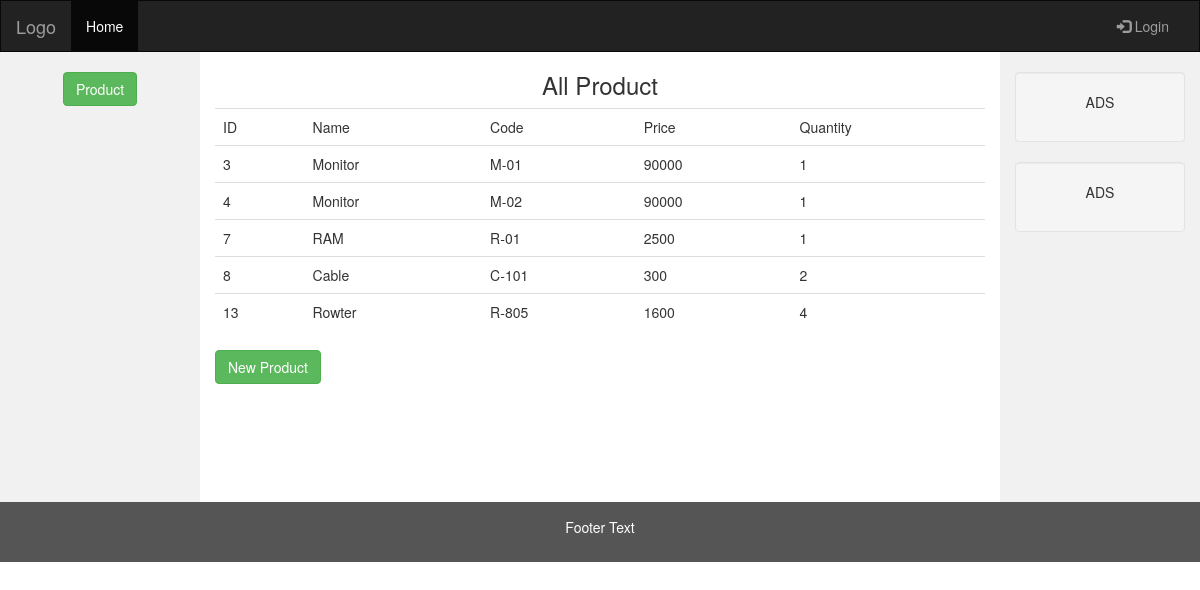
The app's page /product_insertAndRead/product.php with its own data.
### tables this page shows
CREATE TABLE `product_info` (
  `id` int(11) NOT NULL,
  `product_name` varchar(100) DEFAULT NULL,
  `product_code` varchar(50) DEFAULT NULL,
  `product_price` varchar(30) DEFAULT NULL,
  `producr_quantity` varchar(5) DEFAULT NULL
);

### product_insertAndRead/product.php (the view)
<?php include('includes/header.php')?>
<body>
<?php include('includes/nav.php')?>
  <div class="container-fluid text-center">
    <div class="row content">
      <?php include('includes/leftSide.php')?>
      <div class="col-sm-8 text-left">
        <h3 class="text-center">All Product</h3>
        <table class="table table-borderd">
          <tr>
            <td>ID</td>
            <td>Name</td>
            <td>Code</td>
            <td>Price</td>
            <td>Quantity</td>
          </tr>
          <?php
          require_once ('db_config.php');
          $sql = "SELECT * FROM product_info";
          $data = $db->query($sql);
          while($row = $data->fetch_assoc()){
            ?>
             <tr>
                <td><?php echo $row['id'] ?></td>
                <td><?php echo $row['product_name']?></td>
                <td><?php echo $row['product_code']?></td>
                <td><?php echo $row['product_price']?></td>
                <td><?php echo $row['producr_quantity']?></td>
             </tr>
          <?php  } ?>
        </table>
        <a href="product_new.php" class="btn btn-success">New Product</a>
      </div>
      <?php include('includes/rightsideber.php')?>
    </div>
  </div>
  <?php include('includes/footer.php')?>
</body>
</html>

### product_insertAndRead/includes/header.php (shortened to what this page needs)
<!DOCTYPE html>
<html lang="en">
<head>
  <link rel="stylesheet" href="assets/css/bootstrap.min.css">
  <link rel="stylesheet" href="assets/css/style.css"/>
</head>

### product_insertAndRead/includes/nav.php (shortened to what this page needs)
<nav class="navbar navbar-inverse">
    <div class="container-fluid">
        <div class="navbar-header">
            <a class="navbar-brand" href="#">Logo</a>
        </div>
        <div class="collapse navbar-collapse" id="myNavbar">
            <ul class="nav navbar-nav">
                <li class="active"><a href="index.php">Home</a></li>
            </ul>
            <ul class="nav navbar-nav navbar-right">
                <li><a href="#"><span class="glyphicon glyphicon-log-in"></span> Login</a></li>
            </ul>
        </div>
    </div>
</nav>

### product_insertAndRead/includes/leftSide.php
<div class="col-sm-2 sidenav">
    <p><a href="product.php" class="btn btn-success">Product</a></p>
</div>

### product_insertAndRead/includes/rightsideber.php
<div class="col-sm-2 sidenav">
    <div class="well">
        <p>ADS</p>
    </div>
    <div class="well">
        <p>ADS</p>
    </div>
</div>

### product_insertAndRead/includes/footer.php
<footer class="container-fluid text-center">
    <p>Footer Text</p>
</footer>

### product_insertAndRead/assets/css/style.css (style rules this page uses)
.navbar { margin-bottom: 0; border-radius: 0; }
.row.content { height: 450px }
.sidenav { padding-top: 20px; background-color: #f1f1f1; height: 100%; }
footer { background-color: #555; color: white; padding: 15px; }

### records on screen
product_info: id "3", product_name "Monitor", product_code "M-01", product_price "90000", producr_quantity "1"
product_info: id "4", product_name "Monitor", product_code "M-02", product_price "90000", producr_quantity "1"
product_info: id "7", product_name "RAM", product_code "R-01", product_price "2500", producr_quantity "1"
product_info: id "8", product_name "Cable", product_code "C-101", product_price "300", producr_quantity "2"
product_info: id "13", product_name "Rowter", product_code "R-805", product_price "1600", producr_quantity "4"
